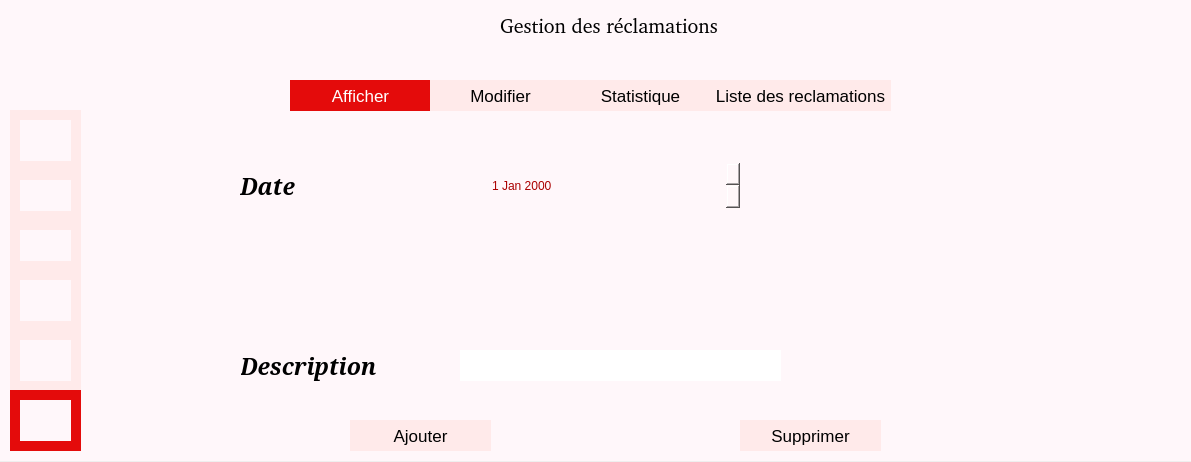
<?xml version="1.0" encoding="UTF-8"?>
<ui version="4.0">
 <class>afficher</class>
 <widget class="QDialog" name="afficher">
  <property name="geometry">
   <rect>
    <x>0</x>
    <y>0</y>
    <width>1191</width>
    <height>462</height>
   </rect>
  </property>
  <property name="windowTitle">
   <string>Dialog</string>
  </property>
  <widget class="QGroupBox" name="groupBoxAfficher">
   <property name="geometry">
    <rect>
     <x>0</x>
     <y>0</y>
     <width>1191</width>
     <height>461</height>
    </rect>
   </property>
   <property name="styleSheet">
    <string notr="true">font: 75 48pt &quot;MS Shell Dlg 2&quot;;
font: 8pt &quot;Segoe Fluent Icons&quot;;
color: rgb(170, 0, 0);
font: 36pt &quot;Kristen ITC&quot;;
font: 25 26pt &quot;Yu Gothic UI Light&quot;;
 border: none;
    background-color:          #fff7fa

 ;</string>
   </property>
   <property name="title">
    <string>       AssurePlus</string>
   </property>
   <widget class="QPushButton" name="pushButton_home">
    <property name="geometry">
     <rect>
      <x>10</x>
      <y>110</y>
      <width>71</width>
      <height>61</height>
     </rect>
    </property>
    <property name="styleSheet">
     <string notr="true"> QPushButton
{
    border: none;
    background-color:          #ffeaea
 ;
    color: black;
      font-family: Tahoma, Verdana, sans-serif;
     font-size: 17px;
    border-radius: 50px;
}

QPushButton:hover
{
   
	background-color:       #e40b0b ;
 ;
    border: 2px solid black;
}

QPushButton:pressed
{
    background-color:   #f3cbcb ;
    border: 2px solid white;
}</string>
    </property>
    <property name="text">
     <string/>
    </property>
   </widget>
   <widget class="QPushButton" name="pushButton_3">
    <property name="geometry">
     <rect>
      <x>10</x>
      <y>170</y>
      <width>71</width>
      <height>51</height>
     </rect>
    </property>
    <property name="styleSheet">
     <string notr="true">  QPushButton
{
    border: none;
    background-color:          #ffeaea
;
    color: black;
      font-family: Tahoma, Verdana, sans-serif;
     font-size: 17px;
    border-radius: 50px;
}

QPushButton:hover
{
   
	background-color:       #e40b0b ;
 ;
    border: 2px solid black;
}

QPushButton:pressed
{
    background-color:   #f3cbcb ;
    border: 2px solid white;
}</string>
    </property>
    <property name="text">
     <string/>
    </property>
   </widget>
   <widget class="QPushButton" name="pushButton">
    <property name="geometry">
     <rect>
      <x>10</x>
      <y>220</y>
      <width>71</width>
      <height>51</height>
     </rect>
    </property>
    <property name="styleSheet">
     <string notr="true"> QPushButton
{
    border: none;
    background-color:          #ffeaea
 ;
    color: black;
      font-family: Tahoma, Verdana, sans-serif;
     font-size: 17px;
    border-radius: 50px;
}

QPushButton:hover
{
   
	background-color:       #e40b0b ;
 ;
    border: 2px solid black;
}

QPushButton:pressed
{
    background-color:   #f3cbcb ;
    border: 2px solid white;
}</string>
    </property>
    <property name="text">
     <string/>
    </property>
   </widget>
   <widget class="QPushButton" name="pushButton_4">
    <property name="geometry">
     <rect>
      <x>10</x>
      <y>270</y>
      <width>71</width>
      <height>61</height>
     </rect>
    </property>
    <property name="styleSheet">
     <string notr="true">  QPushButton
{
    border: none;
    background-color:         #ffeaea
;
    color: black;
      font-family: Tahoma, Verdana, sans-serif;
     font-size: 17px;
    border-radius: 50px;
}

QPushButton:hover
{
   
	background-color:       #e40b0b ;
 ;
    border: 2px solid black;
}

QPushButton:pressed
{
    background-color:   #f3cbcb ;
    border: 2px solid white;
}</string>
    </property>
    <property name="text">
     <string/>
    </property>
   </widget>
   <widget class="QPushButton" name="pushButton_2">
    <property name="geometry">
     <rect>
      <x>10</x>
      <y>330</y>
      <width>71</width>
      <height>61</height>
     </rect>
    </property>
    <property name="styleSheet">
     <string notr="true">  QPushButton
{
    border: none;
    background-color:        #ffeaea
;
    color: black;
      font-family: Tahoma, Verdana, sans-serif;
     font-size: 17px;
    border-radius: 50px;
}

QPushButton:hover
{
   
	background-color:       #e40b0b ;
 ;
    border: 2px solid black;
}

QPushButton:pressed
{
    background-color:   #f3cbcb ;
    border: 2px solid white;
}</string>
    </property>
    <property name="text">
     <string/>
    </property>
   </widget>
   <widget class="QPushButton" name="pushButton_5">
    <property name="geometry">
     <rect>
      <x>10</x>
      <y>390</y>
      <width>71</width>
      <height>61</height>
     </rect>
    </property>
    <property name="styleSheet">
     <string notr="true"> 
QPushButton {
    border: none;
    background-color: #e40b0b;  
    color: white;   
    font-family: Tahoma, Verdana, sans-serif;
    font-size: 17px;
    border-radius: 50px;
}

QPushButton:hover {
    background-color: #ffeaea; 
    border: 2px solid black;
}

QPushButton:pressed {
    background-color: #e40b0b; 
    border: 2px solid white;
}

</string>
    </property>
    <property name="text">
     <string/>
    </property>
   </widget>
   <widget class="QLabel" name="label_3">
    <property name="geometry">
     <rect>
      <x>20</x>
      <y>120</y>
      <width>51</width>
      <height>41</height>
     </rect>
    </property>
    <property name="styleSheet">
     <string notr="true">image: url(:/res/home.png);</string>
    </property>
    <property name="text">
     <string/>
    </property>
   </widget>
   <widget class="QLabel" name="label_5">
    <property name="geometry">
     <rect>
      <x>20</x>
      <y>180</y>
      <width>51</width>
      <height>31</height>
     </rect>
    </property>
    <property name="styleSheet">
     <string notr="true">image: url(:/res/trousse-de-premiers-secours.png);</string>
    </property>
    <property name="text">
     <string/>
    </property>
   </widget>
   <widget class="QLabel" name="label_9">
    <property name="geometry">
     <rect>
      <x>20</x>
      <y>280</y>
      <width>51</width>
      <height>41</height>
     </rect>
    </property>
    <property name="styleSheet">
     <string notr="true">image: url(:/res/signe.png);</string>
    </property>
    <property name="text">
     <string/>
    </property>
   </widget>
   <widget class="QLabel" name="label_11">
    <property name="geometry">
     <rect>
      <x>20</x>
      <y>230</y>
      <width>51</width>
      <height>31</height>
     </rect>
    </property>
    <property name="styleSheet">
     <string notr="true">image: url(:/res/client.png);</string>
    </property>
    <property name="text">
     <string/>
    </property>
   </widget>
   <widget class="QLabel" name="label_12">
    <property name="geometry">
     <rect>
      <x>20</x>
      <y>340</y>
      <width>51</width>
      <height>41</height>
     </rect>
    </property>
    <property name="styleSheet">
     <string notr="true">image: url(:/res/employe-de-bureau.png);</string>
    </property>
    <property name="text">
     <string/>
    </property>
   </widget>
   <widget class="QLabel" name="label_13">
    <property name="geometry">
     <rect>
      <x>20</x>
      <y>400</y>
      <width>51</width>
      <height>41</height>
     </rect>
    </property>
    <property name="styleSheet">
     <string notr="true">image: url(:/res/editer.png);</string>
    </property>
    <property name="text">
     <string/>
    </property>
   </widget>
   <widget class="QLabel" name="label_15">
    <property name="geometry">
     <rect>
      <x>-10</x>
      <y>-20</y>
      <width>101</width>
      <height>101</height>
     </rect>
    </property>
    <property name="styleSheet">
     <string notr="true">image: url(:/res/logo.png);
font: 8pt &quot;MS Shell Dlg 2&quot;;</string>
    </property>
    <property name="text">
     <string/>
    </property>
   </widget>
   <widget class="QLabel" name="label_17">
    <property name="geometry">
     <rect>
      <x>240</x>
      <y>130</y>
      <width>251</width>
      <height>111</height>
     </rect>
    </property>
    <property name="styleSheet">
     <string notr="true">color: rgb(0, 0, 0);
font: 75 17pt  ;
  font: bold italic large serif;</string>
    </property>
    <property name="text">
     <string>Date</string>
    </property>
   </widget>
   <widget class="QLabel" name="label_18">
    <property name="geometry">
     <rect>
      <x>500</x>
      <y>10</y>
      <width>251</width>
      <height>31</height>
     </rect>
    </property>
    <property name="styleSheet">
     <string notr="true">  font: Tahoma, Verdana, sans-serif;
color:black;
font-size :20px;
  color: black;
</string>
    </property>
    <property name="text">
     <string>Gestion des réclamations</string>
    </property>
   </widget>
   <widget class="QLabel" name="label_20">
    <property name="geometry">
     <rect>
      <x>240</x>
      <y>310</y>
      <width>251</width>
      <height>111</height>
     </rect>
    </property>
    <property name="styleSheet">
     <string notr="true">color: rgb(0, 0, 0);
font: 75 17pt  ;
  font: bold italic large serif;</string>
    </property>
    <property name="text">
     <string>Description</string>
    </property>
   </widget>
   <widget class="QLineEdit" name="lineEdit_descriptionA">
    <property name="geometry">
     <rect>
      <x>460</x>
      <y>350</y>
      <width>321</width>
      <height>31</height>
     </rect>
    </property>
    <property name="styleSheet">
     <string notr="true">background-color: rgb(255, 255, 255);
font: 9pt &quot;Arial&quot;;</string>
    </property>
    <property name="text">
     <string/>
    </property>
   </widget>
   <widget class="QPushButton" name="pushButton_ajouter">
    <property name="geometry">
     <rect>
      <x>350</x>
      <y>420</y>
      <width>141</width>
      <height>31</height>
     </rect>
    </property>
    <property name="styleSheet">
     <string notr="true"> QPushButton
{
    border: none;
    background-color:          #ffeaea
 ;
    color: black;
      font-family: Tahoma, Verdana, sans-serif;
     font-size: 17px;
    border-radius: 50px;
}

QPushButton:hover
{
   
	background-color:       #e40b0b ;
 ;
    border: 2px solid black;
}

QPushButton:pressed
{
    background-color:   #f3cbcb ;
    border: 2px solid white;
}</string>
    </property>
    <property name="text">
     <string>Ajouter</string>
    </property>
   </widget>
   <widget class="QPushButton" name="pushButton_supprimer">
    <property name="geometry">
     <rect>
      <x>740</x>
      <y>420</y>
      <width>141</width>
      <height>31</height>
     </rect>
    </property>
    <property name="styleSheet">
     <string notr="true"> QPushButton
{
    border: none;
    background-color:          #ffeaea
 ;
    color: black;
      font-family: Tahoma, Verdana, sans-serif;
     font-size: 17px;
    border-radius: 50px;
}

QPushButton:hover
{
   
	background-color:       #e40b0b ;
 ;
    border: 2px solid black;
}

QPushButton:pressed
{
    background-color:   #f3cbcb ;
    border: 2px solid white;
}</string>
    </property>
    <property name="text">
     <string>Supprimer</string>
    </property>
   </widget>
   <widget class="QLabel" name="label_16">
    <property name="geometry">
     <rect>
      <x>180</x>
      <y>170</y>
      <width>41</width>
      <height>31</height>
     </rect>
    </property>
    <property name="styleSheet">
     <string notr="true">image: url(:/res/date.png);</string>
    </property>
    <property name="text">
     <string/>
    </property>
   </widget>
   <widget class="QLabel" name="label_19">
    <property name="geometry">
     <rect>
      <x>180</x>
      <y>340</y>
      <width>61</width>
      <height>41</height>
     </rect>
    </property>
    <property name="styleSheet">
     <string notr="true">image: url(:/res/description.png);</string>
    </property>
    <property name="text">
     <string/>
    </property>
   </widget>
   <widget class="QPushButton" name="pushButton_ajout">
    <property name="geometry">
     <rect>
      <x>290</x>
      <y>80</y>
      <width>141</width>
      <height>31</height>
     </rect>
    </property>
    <property name="styleSheet">
     <string notr="true">QPushButton {
    border: none;
    background-color: #e40b0b; 
    color: white;
    font-family: Tahoma, Verdana, sans-serif;
    font-size: 17px;
    border-radius: 50px;
}

QPushButton:hover {
    background-color: #ffeaea;
    color: black;
}

QPushButton:pressed {
    background-color: #f3cbcb; 
    color: white; 
}
</string>
    </property>
    <property name="text">
     <string>Afficher</string>
    </property>
   </widget>
   <widget class="QPushButton" name="pushButton_modifier">
    <property name="geometry">
     <rect>
      <x>430</x>
      <y>80</y>
      <width>141</width>
      <height>31</height>
     </rect>
    </property>
    <property name="styleSheet">
     <string notr="true"> QPushButton
{
    border: none;
    background-color:          #ffeaea
 ;
    color: black;
      font-family: Tahoma, Verdana, sans-serif;
     font-size: 17px;
    border-radius: 50px;
}

QPushButton:hover
{
   
	background-color:       #e40b0b ;
 ;
    border: 2px solid black;
}

QPushButton:pressed
{
    background-color:   #f3cbcb ;
    border: 2px solid white;
}</string>
    </property>
    <property name="text">
     <string>Modifier</string>
    </property>
   </widget>
   <widget class="QPushButton" name="pushButton_11">
    <property name="geometry">
     <rect>
      <x>570</x>
      <y>80</y>
      <width>141</width>
      <height>31</height>
     </rect>
    </property>
    <property name="styleSheet">
     <string notr="true"> QPushButton
{
    border: none;
    background-color:          #ffeaea
 ;
    color: black;
      font-family: Tahoma, Verdana, sans-serif;
     font-size: 17px;
    border-radius: 50px;
}

QPushButton:hover
{
   
	background-color:       #e40b0b ;
 ;
    border: 2px solid black;
}

QPushButton:pressed
{
    background-color:   #f3cbcb ;
    border: 2px solid white;
}</string>
    </property>
    <property name="text">
     <string>Statistique</string>
    </property>
   </widget>
   <widget class="QPushButton" name="pushButton_list">
    <property name="geometry">
     <rect>
      <x>710</x>
      <y>80</y>
      <width>181</width>
      <height>31</height>
     </rect>
    </property>
    <property name="styleSheet">
     <string notr="true"> QPushButton
{
    border: none;
    background-color:          #ffeaea
 ;
    color: black;
      font-family: Tahoma, Verdana, sans-serif;
     font-size: 17px;
    border-radius: 50px;
}

QPushButton:hover
{
   
	background-color:       #e40b0b ;
 ;
    border: 2px solid black;
}

QPushButton:pressed
{
    background-color:   #f3cbcb ;
    border: 2px solid white;
}</string>
    </property>
    <property name="text">
     <string>Liste des reclamations</string>
    </property>
   </widget>
   <widget class="QLabel" name="label_21">
    <property name="geometry">
     <rect>
      <x>440</x>
      <y>10</y>
      <width>41</width>
      <height>31</height>
     </rect>
    </property>
    <property name="styleSheet">
     <string notr="true">image: url(:/res/editer.png);</string>
    </property>
    <property name="text">
     <string/>
    </property>
   </widget>
   <widget class="QDateEdit" name="dateEdit">
    <property name="geometry">
     <rect>
      <x>490</x>
      <y>160</y>
      <width>251</width>
      <height>51</height>
     </rect>
    </property>
   </widget>
  </widget>
 </widget>
 <resources/>
 <connections/>
</ui>
